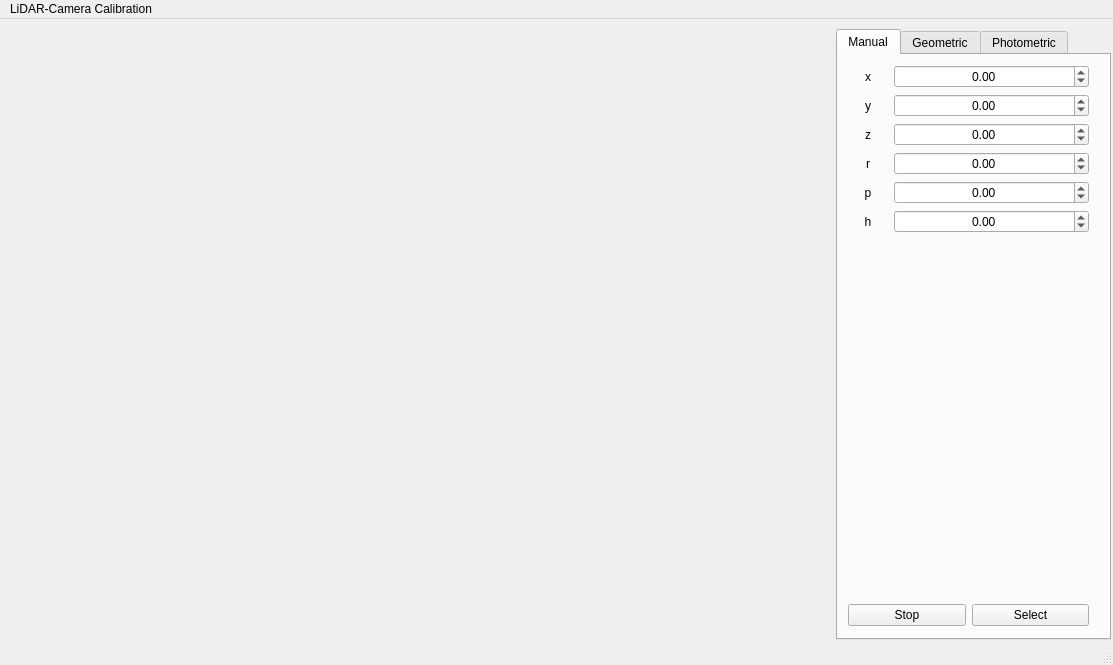
<?xml version="1.0" encoding="UTF-8"?>
<ui version="4.0">
 <class>MainWindow</class>
 <widget class="QMainWindow" name="MainWindow">
  <property name="geometry">
   <rect>
    <x>0</x>
    <y>0</y>
    <width>1113</width>
    <height>665</height>
   </rect>
  </property>
  <property name="windowTitle">
   <string>Camera-LiDAR Calibration Tool</string>
  </property>
  <widget class="QWidget" name="centralwidget">
   <widget class="QWidget" name="horizontalLayoutWidget">
    <property name="geometry">
     <rect>
      <x>10</x>
      <y>10</y>
      <width>1101</width>
      <height>611</height>
     </rect>
    </property>
    <layout class="QHBoxLayout" name="horizontalLayout_2">
     <item>
      <widget class="QLabel" name="image_label">
       <property name="sizePolicy">
        <sizepolicy hsizetype="Fixed" vsizetype="Fixed">
         <horstretch>0</horstretch>
         <verstretch>0</verstretch>
        </sizepolicy>
       </property>
       <property name="minimumSize">
        <size>
         <width>800</width>
         <height>600</height>
        </size>
       </property>
       <property name="text">
        <string/>
       </property>
      </widget>
     </item>
     <item>
      <spacer name="verticalSpacer">
       <property name="orientation">
        <enum>Qt::Vertical</enum>
       </property>
       <property name="sizeHint" stdset="0">
        <size>
         <width>20</width>
         <height>40</height>
        </size>
       </property>
      </spacer>
     </item>
     <item>
      <widget class="QTabWidget" name="tabWidget">
       <property name="currentIndex">
        <number>0</number>
       </property>
       <widget class="QWidget" name="manual_tab">
        <property name="toolTip">
         <string>&lt;html&gt;&lt;head/&gt;&lt;body&gt;&lt;p&gt;&lt;br/&gt;&lt;/p&gt;&lt;/body&gt;&lt;/html&gt;</string>
        </property>
        <attribute name="title">
         <string>Manual</string>
        </attribute>
        <widget class="QWidget" name="verticalLayoutWidget">
         <property name="geometry">
          <rect>
           <x>10</x>
           <y>10</y>
           <width>241</width>
           <height>561</height>
          </rect>
         </property>
         <layout class="QVBoxLayout" name="verticalLayout">
          <item>
           <layout class="QFormLayout" name="formLayout">
            <property name="labelAlignment">
             <set>Qt::AlignCenter</set>
            </property>
            <property name="formAlignment">
             <set>Qt::AlignHCenter|Qt::AlignTop</set>
            </property>
            <item row="0" column="0">
             <widget class="QLabel" name="label_2">
              <property name="minimumSize">
               <size>
                <width>40</width>
                <height>0</height>
               </size>
              </property>
              <property name="layoutDirection">
               <enum>Qt::LeftToRight</enum>
              </property>
              <property name="text">
               <string>x</string>
              </property>
              <property name="alignment">
               <set>Qt::AlignCenter</set>
              </property>
             </widget>
            </item>
            <item row="0" column="1">
             <widget class="QDoubleSpinBox" name="x_spinbox">
              <property name="sizePolicy">
               <sizepolicy hsizetype="Preferred" vsizetype="Fixed">
                <horstretch>0</horstretch>
                <verstretch>0</verstretch>
               </sizepolicy>
              </property>
              <property name="alignment">
               <set>Qt::AlignCenter</set>
              </property>
              <property name="minimum">
               <double>-0.500000000000000</double>
              </property>
              <property name="maximum">
               <double>0.500000000000000</double>
              </property>
              <property name="singleStep">
               <double>0.010000000000000</double>
              </property>
             </widget>
            </item>
            <item row="1" column="0">
             <widget class="QLabel" name="label_3">
              <property name="minimumSize">
               <size>
                <width>40</width>
                <height>0</height>
               </size>
              </property>
              <property name="text">
               <string>y</string>
              </property>
              <property name="alignment">
               <set>Qt::AlignCenter</set>
              </property>
             </widget>
            </item>
            <item row="1" column="1">
             <widget class="QDoubleSpinBox" name="y_spinbox">
              <property name="sizePolicy">
               <sizepolicy hsizetype="Preferred" vsizetype="Fixed">
                <horstretch>0</horstretch>
                <verstretch>0</verstretch>
               </sizepolicy>
              </property>
              <property name="alignment">
               <set>Qt::AlignCenter</set>
              </property>
              <property name="minimum">
               <double>-0.500000000000000</double>
              </property>
              <property name="maximum">
               <double>0.500000000000000</double>
              </property>
              <property name="singleStep">
               <double>0.010000000000000</double>
              </property>
             </widget>
            </item>
            <item row="2" column="0">
             <widget class="QLabel" name="label_4">
              <property name="minimumSize">
               <size>
                <width>40</width>
                <height>0</height>
               </size>
              </property>
              <property name="text">
               <string>z</string>
              </property>
              <property name="alignment">
               <set>Qt::AlignCenter</set>
              </property>
             </widget>
            </item>
            <item row="2" column="1">
             <widget class="QDoubleSpinBox" name="z_spinbox">
              <property name="sizePolicy">
               <sizepolicy hsizetype="Preferred" vsizetype="Fixed">
                <horstretch>0</horstretch>
                <verstretch>0</verstretch>
               </sizepolicy>
              </property>
              <property name="alignment">
               <set>Qt::AlignCenter</set>
              </property>
              <property name="minimum">
               <double>-0.500000000000000</double>
              </property>
              <property name="maximum">
               <double>0.500000000000000</double>
              </property>
              <property name="singleStep">
               <double>0.010000000000000</double>
              </property>
             </widget>
            </item>
            <item row="3" column="0">
             <widget class="QLabel" name="label_5">
              <property name="minimumSize">
               <size>
                <width>40</width>
                <height>0</height>
               </size>
              </property>
              <property name="text">
               <string>r</string>
              </property>
              <property name="alignment">
               <set>Qt::AlignCenter</set>
              </property>
             </widget>
            </item>
            <item row="3" column="1">
             <widget class="QDoubleSpinBox" name="r_spinbox">
              <property name="sizePolicy">
               <sizepolicy hsizetype="Preferred" vsizetype="Fixed">
                <horstretch>0</horstretch>
                <verstretch>0</verstretch>
               </sizepolicy>
              </property>
              <property name="alignment">
               <set>Qt::AlignCenter</set>
              </property>
              <property name="minimum">
               <double>-180.000000000000000</double>
              </property>
              <property name="maximum">
               <double>180.000000000000000</double>
              </property>
              <property name="singleStep">
               <double>0.100000000000000</double>
              </property>
             </widget>
            </item>
            <item row="4" column="0">
             <widget class="QLabel" name="label_6">
              <property name="minimumSize">
               <size>
                <width>40</width>
                <height>0</height>
               </size>
              </property>
              <property name="text">
               <string>p</string>
              </property>
              <property name="alignment">
               <set>Qt::AlignCenter</set>
              </property>
             </widget>
            </item>
            <item row="4" column="1">
             <widget class="QDoubleSpinBox" name="p_spinbox">
              <property name="sizePolicy">
               <sizepolicy hsizetype="Preferred" vsizetype="Fixed">
                <horstretch>0</horstretch>
                <verstretch>0</verstretch>
               </sizepolicy>
              </property>
              <property name="alignment">
               <set>Qt::AlignCenter</set>
              </property>
              <property name="minimum">
               <double>-180.000000000000000</double>
              </property>
              <property name="maximum">
               <double>180.000000000000000</double>
              </property>
              <property name="singleStep">
               <double>0.100000000000000</double>
              </property>
             </widget>
            </item>
            <item row="5" column="0">
             <widget class="QLabel" name="label_7">
              <property name="minimumSize">
               <size>
                <width>40</width>
                <height>0</height>
               </size>
              </property>
              <property name="text">
               <string>h</string>
              </property>
              <property name="alignment">
               <set>Qt::AlignCenter</set>
              </property>
             </widget>
            </item>
            <item row="5" column="1">
             <widget class="QDoubleSpinBox" name="h_spinbox">
              <property name="sizePolicy">
               <sizepolicy hsizetype="Preferred" vsizetype="Fixed">
                <horstretch>0</horstretch>
                <verstretch>0</verstretch>
               </sizepolicy>
              </property>
              <property name="alignment">
               <set>Qt::AlignCenter</set>
              </property>
              <property name="minimum">
               <double>-180.000000000000000</double>
              </property>
              <property name="maximum">
               <double>180.000000000000000</double>
              </property>
              <property name="singleStep">
               <double>0.100000000000000</double>
              </property>
             </widget>
            </item>
            <item row="6" column="0">
             <spacer name="horizontalSpacer">
              <property name="orientation">
               <enum>Qt::Horizontal</enum>
              </property>
              <property name="sizeType">
               <enum>QSizePolicy::Fixed</enum>
              </property>
              <property name="sizeHint" stdset="0">
               <size>
                <width>40</width>
                <height>20</height>
               </size>
              </property>
             </spacer>
            </item>
           </layout>
          </item>
          <item>
           <layout class="QHBoxLayout" name="horizontalLayout">
            <property name="topMargin">
             <number>0</number>
            </property>
            <item>
             <widget class="QPushButton" name="start_stop_button">
              <property name="text">
               <string>Stop</string>
              </property>
             </widget>
            </item>
            <item>
             <widget class="QPushButton" name="select_button">
              <property name="text">
               <string>Select</string>
              </property>
             </widget>
            </item>
           </layout>
          </item>
         </layout>
        </widget>
       </widget>
       <widget class="QWidget" name="plane_tab">
        <attribute name="title">
         <string>Geometric</string>
        </attribute>
        <widget class="QWidget" name="verticalLayoutWidget_2">
         <property name="geometry">
          <rect>
           <x>10</x>
           <y>10</y>
           <width>241</width>
           <height>141</height>
          </rect>
         </property>
         <layout class="QVBoxLayout" name="verticalLayout_2">
          <item>
           <widget class="QPushButton" name="preprocessing_button">
            <property name="text">
             <string>Preprocessing data</string>
            </property>
           </widget>
          </item>
         </layout>
        </widget>
       </widget>
       <widget class="QWidget" name="photo_tab">
        <attribute name="title">
         <string>Photometric</string>
        </attribute>
       </widget>
      </widget>
     </item>
    </layout>
   </widget>
  </widget>
  <widget class="QMenuBar" name="menubar">
   <property name="geometry">
    <rect>
     <x>0</x>
     <y>0</y>
     <width>1113</width>
     <height>19</height>
    </rect>
   </property>
   <widget class="QMenu" name="menuLiDAR_Camera_Calibration">
    <property name="title">
     <string>LiDAR-Camera Calibration</string>
    </property>
   </widget>
   <addaction name="menuLiDAR_Camera_Calibration"/>
  </widget>
  <widget class="QStatusBar" name="statusbar"/>
 </widget>
 <resources/>
 <connections/>
</ui>
